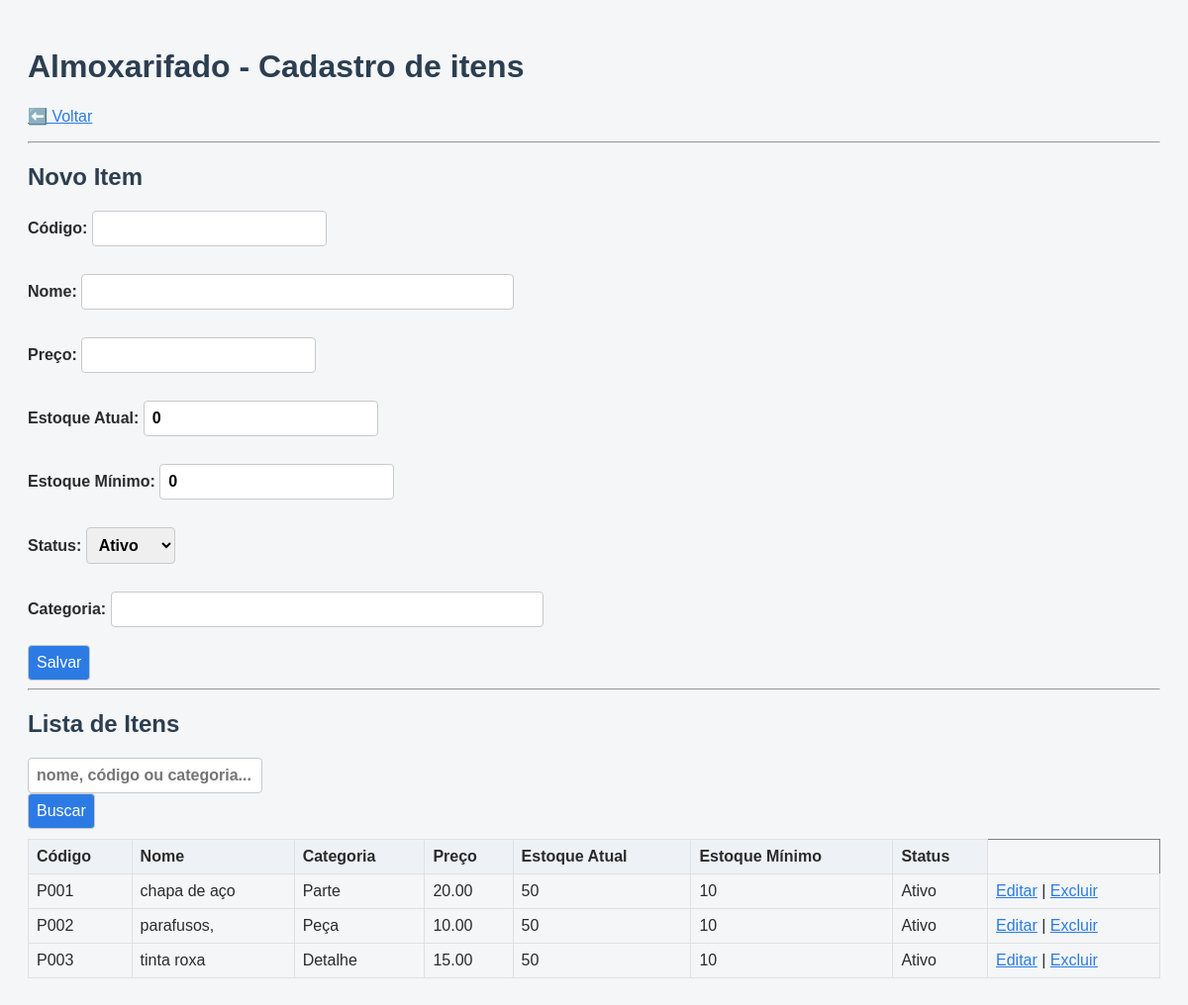
Page /produtos.php (signed in) on the committed database.
### tables this page shows
CREATE TABLE IF NOT EXISTS `estoque` (
  `id` INT NOT NULL AUTO_INCREMENT,
  `codigo` VARCHAR(45) NOT NULL,
  `nome` VARCHAR(45) NOT NULL,
  `preco` DECIMAL(10,2) NOT NULL,
  `estoque_atual` INT NOT NULL DEFAULT 0,
  `estoque_minimo` INT NOT NULL,
  `categoria` VARCHAR(45) NOT NULL,
  `ativo` TINYINT(1) NOT NULL DEFAULT 1,
  PRIMARY KEY (`id`));

### produtos.php (the view, shortened to what this page needs)
<?php
require_once 'config.php';
$produtoEditar = null;
$busca = trim($_GET['busca'] ?? '');
$sql = "SELECT * FROM estoque WHERE ativo = 1".
($busca ? " AND (nome LIKE :b OR codigo LIKE :b OR categoria LIKE :b)" : "").
" ORDER BY nome";
$stmt = $conn->prepare($sql);
$stmt->execute($busca ? ['b' => "%$busca%"] : []);
$estoque = $stmt->fetchAll();
?>
<!DOCTYPE html>
<html lang="pt-br">
<head>
    <link rel="stylesheet" href="estilo.css">
</head>
<body>
    <h1>Almoxarifado - Cadastro de itens</h1>
    <p><a href="index.php">⬅️ Voltar</a></p>
    <hr>
    <h2><?= $produtoEditar ? 'Editar ' : 'Novo ' ?>Item</h2>
    <form method="post">
        <label> Código:
            <input type="text" name="codigo" value="<?= htmlspecialchars($produtoEditar['codigo'] ?? '') ?>" required>
        </label><br>
        <label> Nome:
            <input type="text" name="nome" value="<?= htmlspecialchars($produtoEditar['nome'] ?? '') ?>" size="40" required>
        </label><br>
        <label> Preço:
            <input type="number" name="preco" step="0.01" value="<?= htmlspecialchars($produtoEditar['preco'] ?? '') ?>" required>
        </label><br>
        <label> Estoque Atual:
            <input type="number" min="0" name="estoque_atual" value="<?= htmlspecialchars($produtoEditar['estoque_atual'] ?? 0) ?>" required>
        </label><br>
        <label> Estoque Mínimo:
            <input type="number" min="0" name="estoque_minimo" value="<?= htmlspecialchars($produtoEditar['estoque_minimo'] ?? 0) ?>" required>
        </label><br>
        <label> Status:
            <select name="ativo">
                <option value="1" <?= ($produtoEditar['ativo'] ?? 1) == 1 ? 'selected' : '' ?>>Ativo</option>
            </select>
        </label><br>
        <label> Categoria:
            <input type="text" name="categoria" size="40" value="<?= htmlspecialchars($produtoEditar['categoria'] ?? '') ?>">
        </label><br>
        <button type="submit">Salvar</button>
    </form>
    <hr>
    <h2>Lista de Itens</h2>
    <form method="get">
        <label>
            <input type="text" name="busca" value="<?= htmlspecialchars($busca) ?>" placeholder="nome, código ou categoria...">
        </label>
        <button type="submit">Buscar</button>
    </form>
    <?php if($estoque): ?>
        <table border="1" cellpadding="5" cellspacing="0">
            <tr>
                <th>Código</th>
                <th>Nome</th>
                <th>Categoria</th>
                <th>Preço</th>
                <th>Estoque Atual</th>
                <th>Estoque Mínimo</th>
                <th>Status</th>
            </tr>
            <?php foreach($estoque as $p): ?>
                <tr>
                    <td><?= htmlspecialchars($p['codigo'] ?? '') ?></td>
                    <td><?= htmlspecialchars($p['nome'] ?? '') ?></td>
                    <td><?= htmlspecialchars($p['categoria'] ?? '') ?></td>
                    <td><?= htmlspecialchars($p['preco'] ?? '') ?></td>
                    <td><?= $p['estoque_atual'] ?? 0 ?></td>
                    <td><?= $p['estoque_minimo'] ?? 0 ?></td>
                    <td><?= ($p['ativo'] ?? 1) == 1 ? 'Ativo' : 'Inativo' ?></td>
                    <td>
                        <a href="produtos.php?editar=<?= $p['id'] ?>">Editar</a> |
                        <a href="produtos.php?excluir=<?= $p['id'] ?>" onclick="return confirm('Deseja excluir?')">Excluir</a>
                    </td>
                </tr>
            <?php endforeach; ?>
        </table>
    <?php else: ?>
        <p>Nada no estoque.</p>
    <?php endif; ?>
</body>
</html>

### estilo.css (style rules this page uses)
body { font-family: Arial, Helvetica, sans-serif; background-color: #f4f6f8; color: #2b2b2b; padding: 20px; }
h1, h2 { color: #2c3e50; }
label { display: block; font-weight: bold; margin-top: 10px; }
input, select, textarea, button { font: inherit; padding: 8px; border-radius: 4px; border: 1px solid #c9c9c9; }
button { background-color: #2c7be5; color: #ffffff; cursor: pointer; }
a { color: #2c7be5; }
table { width: 100%; border-collapse: collapse; margin-top: 10px; }
th, td { padding: 8px; border: 1px solid #e0e0e0; text-align: left; }
th { background-color: #eef2f7; }

### rows in the picture
estoque: codigo "P001", nome "chapa de aço", categoria "Parte", preco "20.00", estoque_atual "50", estoque_minimo "10", ativo "Ativo"
estoque: codigo "P002", nome "parafusos,", categoria "Peça", preco "10.00", estoque_atual "50", estoque_minimo "10", ativo "Ativo"
estoque: codigo "P003", nome "tinta roxa", categoria "Detalhe", preco "15.00", estoque_atual "50", estoque_minimo "10", ativo "Ativo"
